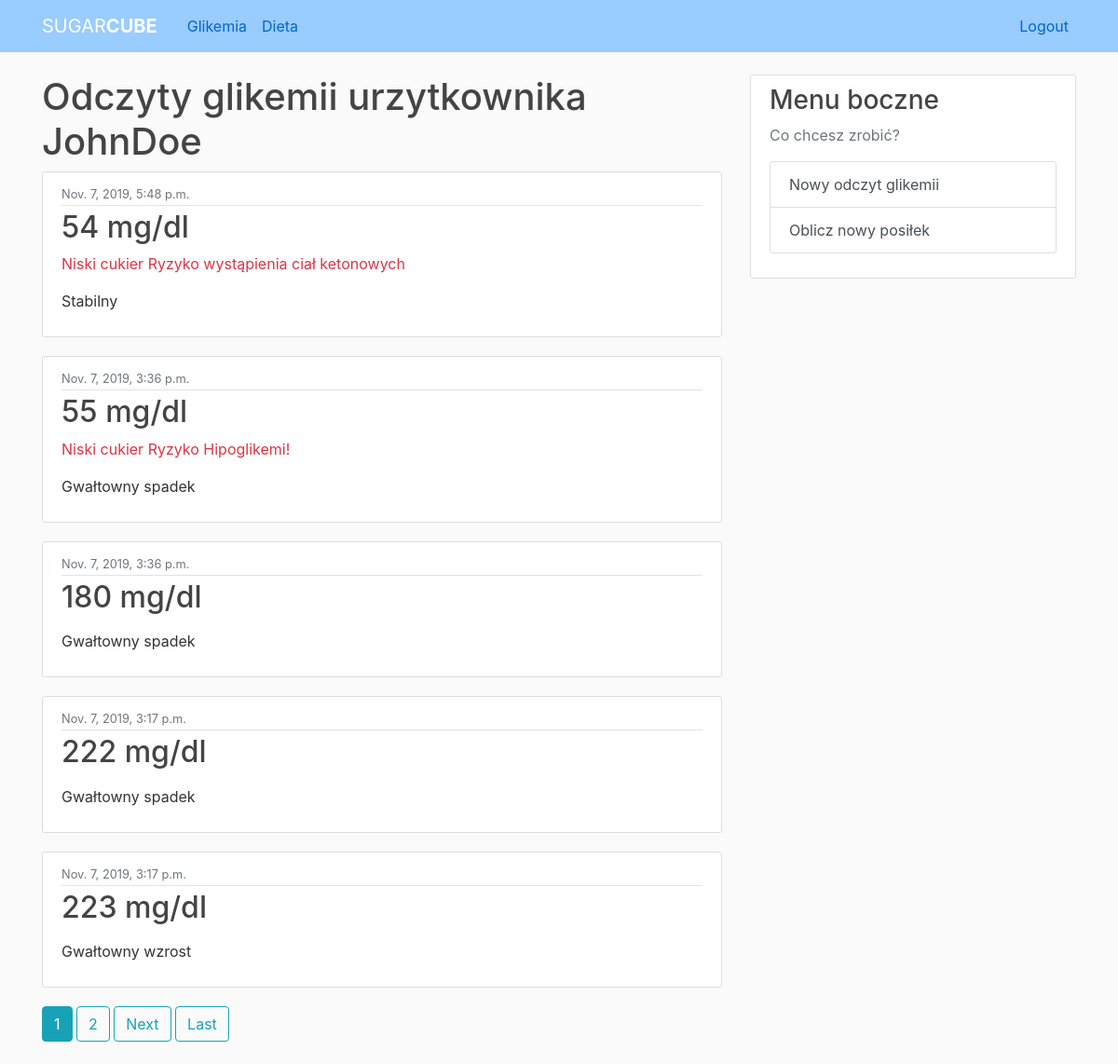
The app's page / (signed in) with its own data.
### sugar/models.py (models this page shows, shortened)
class SugarLevel(models.Model):
    time = models.DateTimeField(auto_now=True)
    sugarlevel = models.PositiveSmallIntegerField()
    owner = models.ForeignKey(User, on_delete=models.CASCADE, null=True)
    warning = models.CharField(max_length=100)
    trend = models.CharField(max_length=50)
    class Meta:
        get_latest_by = "date"

### sugar/views.py (the view)
# urls.py: path('', SugarListView.as_view(), name='sugar-home'),
class SugarListView(ListView):
    model = SugarLevel
    template_name= 'sugar/home.html'
    context_object_name = 'sugars'
    ordering = ['-time']
    paginate_by = 5

### sugar/templates/sugar/home.html (shortened to what this page needs)
{% extends "sugar/base.html" %}
{% block content %}
  {% if user.is_authenticated %}
  <h1><a class="article-title">Odczyty glikemii urzytkownika {{ user.username }}</a></h1>
    {% for item in sugars %}
        <article class="media content-section">
          <div class="media-body">
            <div class="article-metadata">
              <small class="text-muted">{{ item.time }}</small>
            </div>
            <h2><a class="article-title" href="#">{{ item.sugarlevel }} mg/dl</a></h2>
            <p class="text-danger">{{ item.warning }}</p>
            <p class="article-content">{{ item.trend }}</p>
          </div>
        </article>
    {% endfor %}
    {% if is_paginated %}
     {% for num in page_obj.paginator.page_range %}
       {% if page_obj.number == num %}
         <a class="btn btn-info mb-4" href="?page={{ num }}">{{ num }}</a>
       {% elif num > page_obj.number|add:'-3' and num < page_obj.number|add:'3' %}
         <a class="btn btn-outline-info mb-4" href="?page={{ num }}">{{ num }}</a>
       {% endif %}
     {% endfor %}
     {% if page_obj.has_next %}
       <a class="btn btn-outline-info mb-4" href="?page={{ page_obj.next_page_number }}">Next</a>
       <a class="btn btn-outline-info mb-4" href="?page={{ page_obj.paginator.num_pages }}">Last</a>
     {% endif %}
   {% endif %}
  {% endif %}
{% endblock content %}

### sugar/templates/sugar/base.html (shortened to what this page needs)
{% load static %}
<!DOCTYPE html>
<html>
<head>
    <link rel="stylesheet" href="https://maxcdn.bootstrapcdn.com/bootstrap/4.0.0/css/bootstrap.min.css">
    <link rel="stylesheet" type="text/css" href="{% static 'sugar/main.css' %}">
</head>
<body>
    <header class="site-header">
      <nav class="navbar navbar-expand-md navbar-dark bg-steel fixed-top">
        <div class="container">
          <a class="navbar-brand mr-4" href="{% url 'sugar-home' %}">SUGAR<b>CUBE</b></a>
          <div class="collapse navbar-collapse" id="navbarToggle">
            <div class="navbar-nav mr-auto">
              {% if user.is_authenticated %}
              <a class="nav-item nav-link" href="{% url 'user-sugarlevel' user.username %}">Glikemia</a>
              <a class="nav-item nav-link" href="{% url 'user-diet' user.username %}">Dieta</a>
              {% endif %}
            </div>
            <div class="navbar-nav">
              {% if user.is_authenticated %}
              <a class="nav-item nav-link" href="{% url 'logout' %}">Logout</a>
              {% else %}
              <a class="nav-item nav-link" href="{% url 'login' %}">Login</a>
              <a class="nav-item nav-link" href="{% url 'register' %}">Register</a>
              {% endif %}
            </div>
          </div>
        </div>
      </nav>
    </header>
    <main role="main" class="container">
      <div class="row">
        <div class="col-md-8">
          {% block content %}{% endblock %}
        </div>
        {% if user.is_authenticated %}
        <div class="col-md-4">
          <div class="content-section">
            <h3>Menu boczne</h3>
            <p class='text-muted'>Co chcesz zrobić?
              <ul class="list-group">
                <a href="{% url 'sugar-create' %}" class="list-group-item list-group-item-action">Nowy odczyt glikemii</a>
                <a href="{% url 'diet-create' %}" class="list-group-item list-group-item-action">Oblicz nowy posiłek</a>
              </ul>
            </p>
          </div>
        </div>
        {% else %}
        <div class="container-fluid">
            <h1 class="display-1">Witamy w SUGAR<b>CUBE</b></h1>
            <a class="btn btn-primary btn-lg btn-block" href="{% url 'login' %}">Zaloguj</a>
            <a class="btn btn-secondary btn-lg btn-block" href="{% url 'register' %}">Zarejestruj</a>
        </div>
        {% endif %}
      </div>
    </main>
</body>
</html>

### sugar/static/sugar/main.css (style rules this page uses)
body { background: #fafafa; color: #333333; margin-top: 5rem; }
h1, h2, h3, h4, h5, h6 { color: #444444; }
ul { margin: 0; }
.bg-steel { background-color: #99ccff; }
.site-header .navbar-nav .nav-link { color: #0066CC; }
.content-section { background: #ffffff; padding: 10px 20px; border: 1px solid #dddddd; border-radius: 3px; margin-bottom: 20px; }
.article-title { color: #444444; }
.article-content { white-space: pre-line; }
.article-metadata { padding-bottom: 1px; margin-bottom: 4px; border-bottom: 1px solid #e3e3e3 }

### records on screen
SugarLevel: time "Nov. 7, 2019, 5:48 p.m.", sugarlevel "54", warning "Niski cukier Ryzyko wystąpienia ciał ketonowych", trend "Stabilny"
SugarLevel: time "Nov. 7, 2019, 3:36 p.m.", sugarlevel "55", warning "Niski cukier Ryzyko Hipoglikemi!", trend "Gwałtowny spadek"
SugarLevel: time "Nov. 7, 2019, 3:36 p.m.", sugarlevel "180", trend "Gwałtowny spadek"
SugarLevel: time "Nov. 7, 2019, 3:17 p.m.", sugarlevel "222", trend "Gwałtowny spadek"
SugarLevel: time "Nov. 7, 2019, 3:17 p.m.", sugarlevel "223", trend "Gwałtowny wzrost"

### other values on screen
{{ user.username }} "JohnDoe"
{{ num }} "1"
{{ num }} "2"
